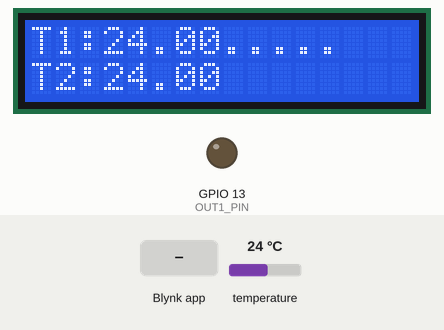
Recording of a sketch running on a simulated ESP8266 (NodeMCU). Shown: 16×2 character LCD, output pins drawn as LEDs (lit = HIGH). Wiring (inferred from the names in the program): I2C bus: SDA GPIO 0; SCL GPIO 2; LM75 temperature sensor at I2C address 0x48; LM75 temperature sensor at I2C address 0x4A. The test bench sets the inputs (shaded band); at power-on: temperature 24 °C. WiFi joins after 1.5 s; servers stay silent unless stated; pins used as bus, display or sensor lines are not drawn; what the sketch prints to the serial monitor is not drawn.

Above: at 4.4 s.
4.5 s: Blynk app writes 1 to V0
At 5.7 s:
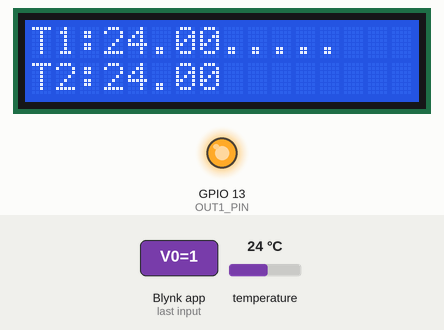
6.0 s: temperature set to 12 °C
At 9.0 s:
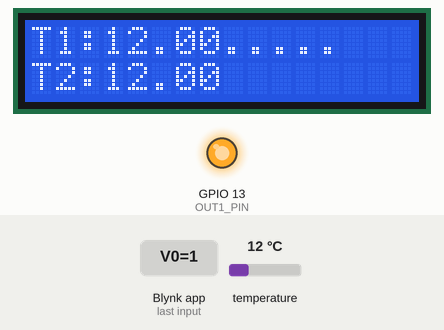
9.3 s: temperature set to 19 °C
At 10.6 s:
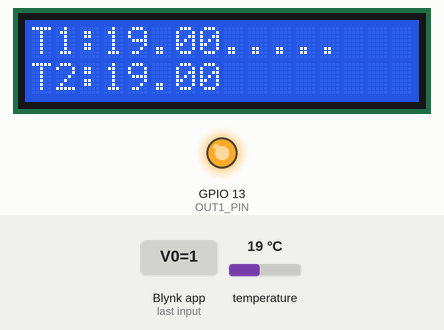
11.3 s: temperature set to 28 °C
At 12.1 s:
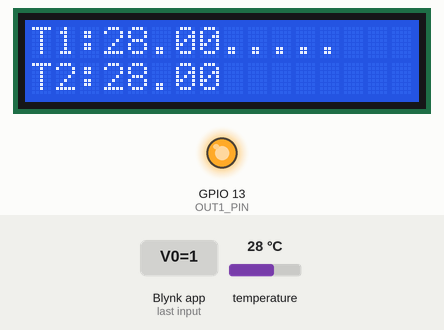
13.3 s: Blynk app writes 0 to V0
At 13.6 s:
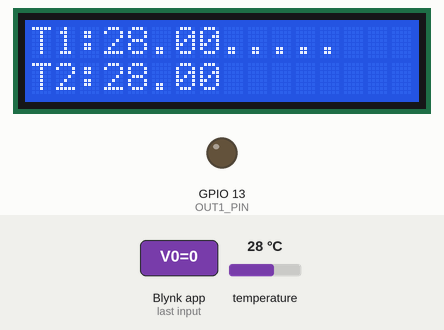
14.8 s: Blynk app writes 200 to V0
At 16.0 s:
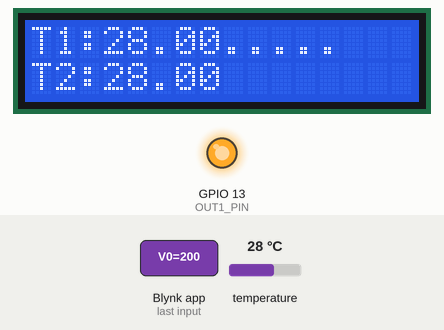
Timing chart, 0 to 17.3 s (numbered marks = the images above; inputs shaded):
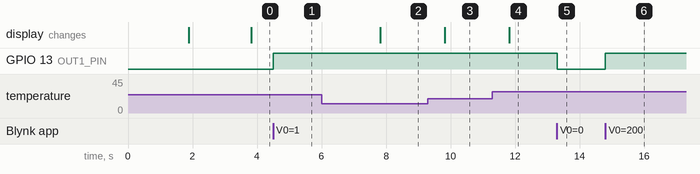

Measured:
- after the input at 4.5 s, GPIO 13 (OUT1_PIN): LOW → HIGH at once
- after the input at 6.0 s, the display: changes after 1.8 s (image 2)
- after the input at 9.3 s, the display: changes after 0.52 s (image 3)
- after the input at 11.3 s, the display: changes after 0.52 s (image 4)
- after the input at 13.3 s, GPIO 13 (OUT1_PIN): HIGH → LOW at once
- after the input at 14.8 s, GPIO 13 (OUT1_PIN): LOW → HIGH at once

The sketch:

i2c_test.ino
```cpp
#define BLYNK_TEMPLATE_ID           "TMPL4htHPYeWK"
#define BLYNK_TEMPLATE_NAME         "Quickstart Template"
#define BLYNK_AUTH_TOKEN            "xbyILJ0dOsHEsQWysZkVzUrD9pE0dj3M"
#define BLYNK_PRINT Serial

#include <Wire.h>
#include <LiquidCrystal_I2C.h>
#include <ESP8266WiFi.h>
#include <BlynkSimpleEsp8266.h>


#define LCD_I2C_ADRESS  0x27
#define LCD_WIDTH       16
#define LCD_HEIGHT      2
LiquidCrystal_I2C lcd(LCD_I2C_ADRESS, LCD_WIDTH, LCD_HEIGHT);

// Define pins for SDA and SCL
#define SDA_PIN 0
#define SCL_PIN 2
#define OUT1_PIN 13

BlynkTimer timer;


// Set SDA high
void sda_high() {
    digitalWrite(SDA_PIN, HIGH);
}

// Set SDA low
void sda_low() {
    digitalWrite(SDA_PIN, LOW);
}

// Set SCL high
void scl_high() {
    digitalWrite(SCL_PIN, HIGH);
}

// Set SCL low
void scl_low() {
    digitalWrite(SCL_PIN, LOW);
}

// Initialize I2C pins
void i2c_port_initial() {
    pinMode(SDA_PIN, OUTPUT);
    pinMode(SCL_PIN, OUTPUT);
    sda_high();
    scl_high();
}

// Start condition
void i2c_start_condition() {
    sda_high();
    scl_high();
    delayMicroseconds(10);
    sda_low();
    delayMicroseconds(10);
    scl_low();
}

// Stop condition
void i2c_stop_condition() {
    sda_low();
    scl_high();
    delayMicroseconds(10);
    sda_high();
    delayMicroseconds(10);
}

// Write a byte of data to the I2C bus
void i2c_write_byte(uint8_t data) {
    for (int i = 7; i >= 0; i--) {
        if (data & (1 << i)) {
            sda_high();
        } else {
            sda_low();
        }
        delayMicroseconds(10);
        scl_high();
        delayMicroseconds(10);
        scl_low();
    }
}

// Read a byte of data from the I2C bus
uint8_t i2c_read_byte() {
    uint8_t data = 0;
    pinMode(SDA_PIN, INPUT);
    pinMode(SDA_PIN, INPUT_PULLUP);
    for (int i = 0; i < 8; i++) {
        scl_high();
        delayMicroseconds(10);
        if (digitalRead(SDA_PIN)) {
            data |= (1 << (7 - i));
        }
        scl_low();
        delayMicroseconds(10);
    }
    pinMode(SDA_PIN, OUTPUT);
    return data;
}

// Send ACK
void i2c_send_ack() {
    sda_low();
    delayMicroseconds(10);
    scl_high();
    delayMicroseconds(10);
    scl_low();
    sda_high();
}

// Send NACK
void i2c_send_nack() {
    sda_high();
    delayMicroseconds(10);
    scl_high();
    delayMicroseconds(10);
    scl_low();
}

// Read LM75 sensor
float Read_LM75(uint8_t address) {
    uint16_t Temp = 0;
    uint8_t read_d[2];
    uint8_t prefix = 0b10010000;

    for (int i = 0; i < 1; i++) { // Try up to 3 times
        i2c_start_condition();
        i2c_write_byte(prefix | (((address & 0x07) << 1) | 0x01)); // Send address with read bit
        i2c_send_ack();

        read_d[0] = i2c_read_byte();
        i2c_send_ack();
        read_d[1] = i2c_read_byte();
        i2c_send_nack();

        //Serial.println();

        i2c_stop_condition();

        Temp = (read_d[0] << 8) | read_d[1];
        Temp = 5 * (Temp >> 7);

        if (Temp <= 1260) {
            return Temp / 10.0;
        }
    }
    return -1;
}

float read_temp1() {
  return Read_LM75(0);
}

float read_temp2() {
  return Read_LM75(2);
}


// This function is called every time the Virtual Pin 0 state changes
BLYNK_WRITE(V0)
{
  // Set incoming value from pin V0 to a variable
  int value = param.asInt();

  // Update state
  Blynk.virtualWrite(V1, value);
  Serial.println("On V0??");

  digitalWrite(OUT1_PIN, value ? HIGH : LOW);
}

// This function is called every time the device is connected to the Blynk.Cloud
BLYNK_CONNECTED()
{
  // Change Web Link Button message to "Congratulations!"
  //Blynk.setProperty(V3, "offImageUrl", "https://static-image.nyc3.cdn.digitaloceanspaces.com/general/fte/congratulations.png");
  //Blynk.setProperty(V3, "onImageUrl",  "https://static-image.nyc3.cdn.digitaloceanspaces.com/general/fte/congratulations_pressed.png");
  //Blynk.setProperty(V3, "url", "https://docs.blynk.io/en/getting-started/what-do-i-need-to-blynk/how-quickstart-device-was-made");
  Serial.println("Connected!");
}

// This function sends Arduino's uptime every second to Virtual Pin 2.
void myTimerEvent()
{
  // You can send any value at any time.
  // Please don't send more that 10 values per second.
  //Blynk.virtualWrite(V2, millis() / 1000);

  float temp1 = read_temp1();
  float temp2 = read_temp2();
  Serial.print("temp1:");
  Serial.print(temp1);
  Serial.print(" temp2:");
  Serial.println(temp2);

  lcd.setCursor(0, 0);
  lcd.print("T1:");
  lcd.print(temp1);

  lcd.setCursor(0, 1);
  lcd.print("T2:");
  lcd.print(temp2);

  //Blynk.virtualWrite(V3, temp1);
  Blynk.virtualWrite(V6, temp2);
}

void setup()
{
  Serial.begin(115200);
  while (!Serial) {}

  pinMode(OUT1_PIN, OUTPUT);
  Blynk.begin(BLYNK_AUTH_TOKEN, "kuhna-wifi", "");
  // You can also specify server:
  //Blynk.begin(BLYNK_AUTH_TOKEN, ssid, pass, "blynk.cloud", 80);
  //Blynk.begin(BLYNK_AUTH_TOKEN, ssid, pass, IPAddress(192,168,1,100), 8080);

  // Setup a function to be called every second
  timer.setInterval(2000L, myTimerEvent);

  i2c_port_initial();

  lcd.init();
  lcd.backlight();
  lcd.noCursor();
  lcd.setCursor(0, 0);
  lcd.print("inting ......");
}


void loop() {
  /*float temp1 = read_temp1();
  float temp2 = read_temp2();
  Serial.print("temp1:");
  Serial.print(temp1);
  Serial.print(" temp2:");
  Serial.println(temp2);

  lcd.setCursor(0, 0);
  lcd.print("T1:");
  lcd.print(temp1);

  lcd.setCursor(0, 1);
  lcd.print("T2:");
  lcd.print(temp2);

  delay(500);
*/
  Blynk.run();
  timer.run();


}
```
